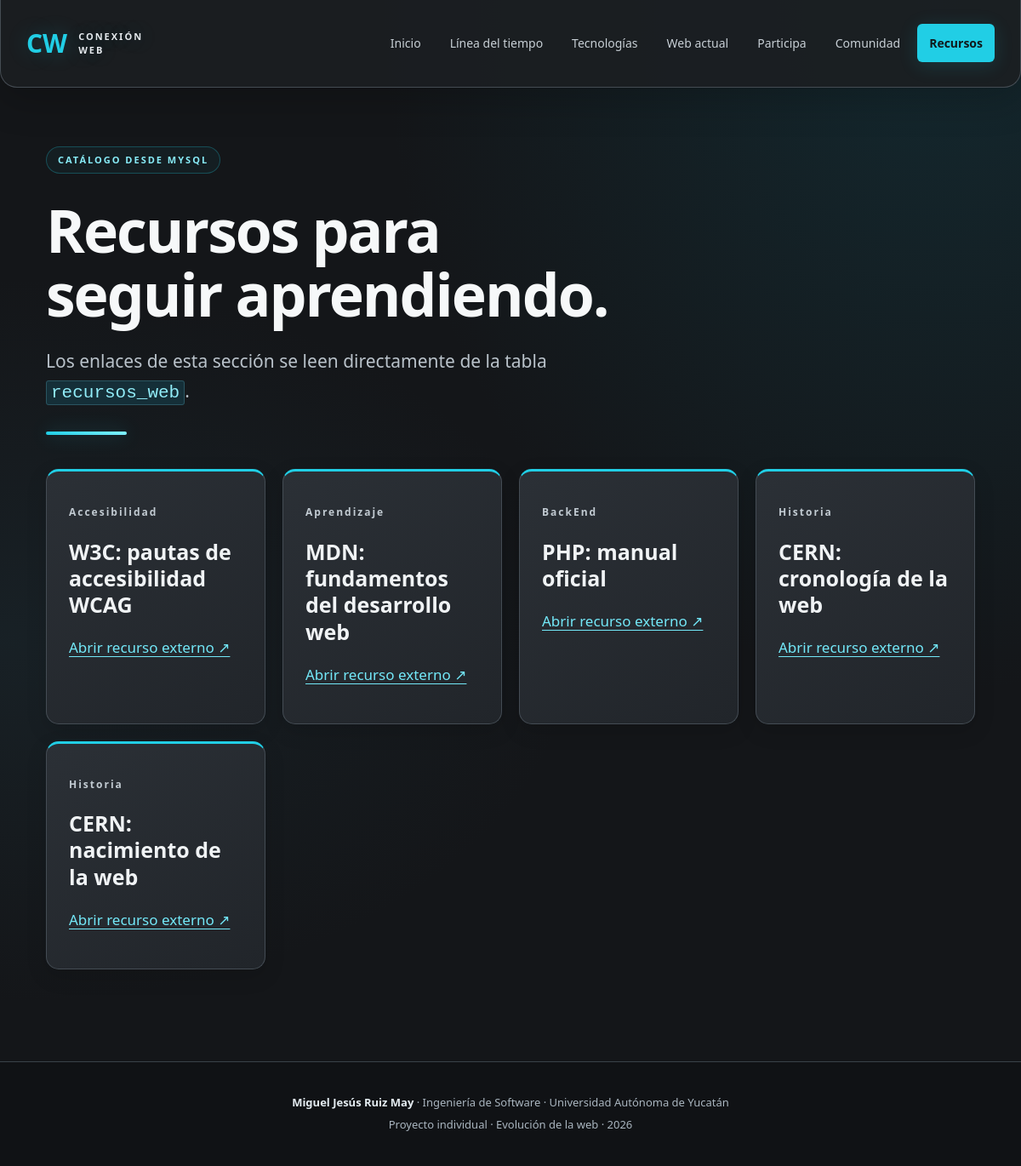
The app's page /recursos.php with its own data.
### tables this page shows
CREATE TABLE IF NOT EXISTS recursos_web (
 id INT UNSIGNED NOT NULL PRIMARY KEY,
 titulo VARCHAR(150) NOT NULL,
 url VARCHAR(600) NOT NULL,
 categoria VARCHAR(80) NOT NULL,
 activo BOOLEAN NOT NULL DEFAULT TRUE
);

### includes/bootstrap.php (called while the page is built, shortened)
<?php
function e(string|int|float|null $value): string {
    return htmlspecialchars((string)($value ?? ''), ENT_QUOTES | ENT_SUBSTITUTE, 'UTF-8');
}
function conexion(): PDO {
    $host = getenv('DB_HOST') ?: '127.0.0.1';
    $port = getenv('DB_PORT') ?: '3306';
    $name = getenv('DB_NAME') ?: 'conexion_web_ada4';
    $user = getenv('DB_USER') !== false ? getenv('DB_USER') : 'root';
    $pass = getenv('DB_PASS') !== false ? getenv('DB_PASS') : '';
    $dsn = "mysql:host={$host};port={$port};dbname={$name};charset=utf8mb4";
    $pdo = new PDO($dsn, $user, $pass, [
        PDO::ATTR_ERRMODE => PDO::ERRMODE_EXCEPTION,
        PDO::ATTR_DEFAULT_FETCH_MODE => PDO::FETCH_ASSOC,
        PDO::ATTR_EMULATE_PREPARES => false,
    ]);
    return $pdo;
}

### recursos.php (the view)
<?php
require __DIR__.'/includes/bootstrap.php'; require __DIR__.'/includes/layout.php';
$recursos=[]; $errorBD=false;
try { $recursos=conexion()->query('SELECT titulo,url,categoria FROM recursos_web WHERE activo=1 ORDER BY categoria,titulo')->fetchAll(); }
catch(PDOException $ex){$errorBD=true;error_log('Error recursos: '.$ex->getMessage());}
cabecera('Recursos de aprendizaje','recursos.php'); ?>
<main id="contenido"><div class="intro"><p class="eyebrow">CATÁLOGO DESDE MYSQL</p><h1>Recursos para seguir aprendiendo.</h1><p class="lead">Los enlaces de esta sección se leen directamente de la tabla <code>recursos_web</code>.</p></div>
<?php if($errorBD):?><div class="notice warning">Activa MySQL e importa la base de datos para consultar recursos.</div>
<?php elseif(!$recursos):?><div class="notice">No hay recursos activos en la tabla.</div>
<?php else: ?><section class="grid resource-grid"><?php foreach($recursos as $r): ?>
<article><p class="number"><?=e($r['categoria'])?></p><h2><?=e($r['titulo'])?></h2><p><a href="<?=e($r['url'])?>" target="_blank" rel="noopener noreferrer">Abrir recurso externo ↗</a></p></article>
<?php endforeach ?></section><?php endif ?></main><?php pie(); ?>

### css/estilos.css (style rules this page uses)
:root { --ink:#162e39;--muted:#53666c;--paper:#f6f5ef;--green:#14644e;--line:#d7dfd7;--accent:#d7f379 }
* { box-sizing:border-box }
body { margin:0;background:var(--paper);color:var(--ink);font:17px/1.65 system-ui,sans-serif }
a { color:var(--green);text-underline-offset:4px }
main { max-width:1140px;margin:auto;padding:48px 24px 70px }
.intro { max-width:850px;margin-bottom:40px }
.eyebrow,.number { font-size:12px;font-weight:800;letter-spacing:2px;color:var(--green) }
h1 { font-size:clamp(36px,5.8vw,70px);line-height:1.08;letter-spacing:-2px;margin:18px 0 24px }
h2 { font-size:27px;line-height:1.25 }
.lead { font-size:21px;color:var(--muted);max-width:700px }
section { margin:38px 0 }
.grid { display:grid;grid-template-columns:repeat(3,1fr);gap:24px }
.grid article { border-top:3px solid var(--green);padding-top:20px }
code { background:#e7ede3;padding:2px 5px;border-radius:3px }
:root { --ink:#f0f3f5;--muted:#b5bfc8;--paper:#141619;--green:#64e4f4;--line:#3b4249;--accent:#21cee5 }
body { background:radial-gradient(ellipse at 92% 0%,#13404b70,transparent 42%),radial-gradient(ellipse at 0% 55%,#24404b40,transparent 40%),#141619;color:var(--ink) }
.intro { max-width:960px;padding-top:10px }
.intro:after { content:"";display:block;height:4px;width:95px;margin-top:28px;border-radius:6px;background:linear-gradient(90deg,#21cee5,#7ef0ff);box-shadow:0 0 22px #21cee550 }
.eyebrow { display:inline-block;border:1px solid #21cee545;background:#21cee50c;border-radius:30px;padding:6px 13px;font-size:11px;color:#88ecf8 }
h1 { font-weight:850;max-width:930px;color:#f6f8f9;text-wrap:balance }
.lead { color:#b9c2ca }
a { color:#73e8f8 }
.grid { gap:20px }
.grid article { position:relative;padding:26px;background:linear-gradient(145deg,#2b3036,#21252a);border:1px solid #444c54;border-top:3px solid #21cee5;border-radius:15px;box-shadow:0 8px 24px #0002;transition:transform .25s,border-color .25s,box-shadow .25s }
.number { color:#73e8f8 }
.grid h2 { font-size:25px }
.grid p { color:#c2cbd2 }
code { background:#152f38;color:#91edf9;border:1px solid #2a5561 }
.resource-grid { grid-template-columns:repeat(auto-fit,minmax(240px,1fr)) }
.resource-grid article { min-width:0 }

### records on screen
recursos_web: categoria "Accesibilidad", titulo "W3C: pautas de accesibilidad WCAG"
recursos_web: categoria "Aprendizaje", titulo "MDN: fundamentos del desarrollo web"
recursos_web: categoria "BackEnd", titulo "PHP: manual oficial"
recursos_web: categoria "Historia", titulo "CERN: cronología de la web"
recursos_web: categoria "Historia", titulo "CERN: nacimiento de la web"

### other values on screen
$etiqueta "Inicio"
$etiqueta "Línea del tiempo"
$etiqueta "Tecnologías"
$etiqueta "Web actual"
$etiqueta "Participa"
$etiqueta "Comunidad"
$etiqueta "Recursos"
